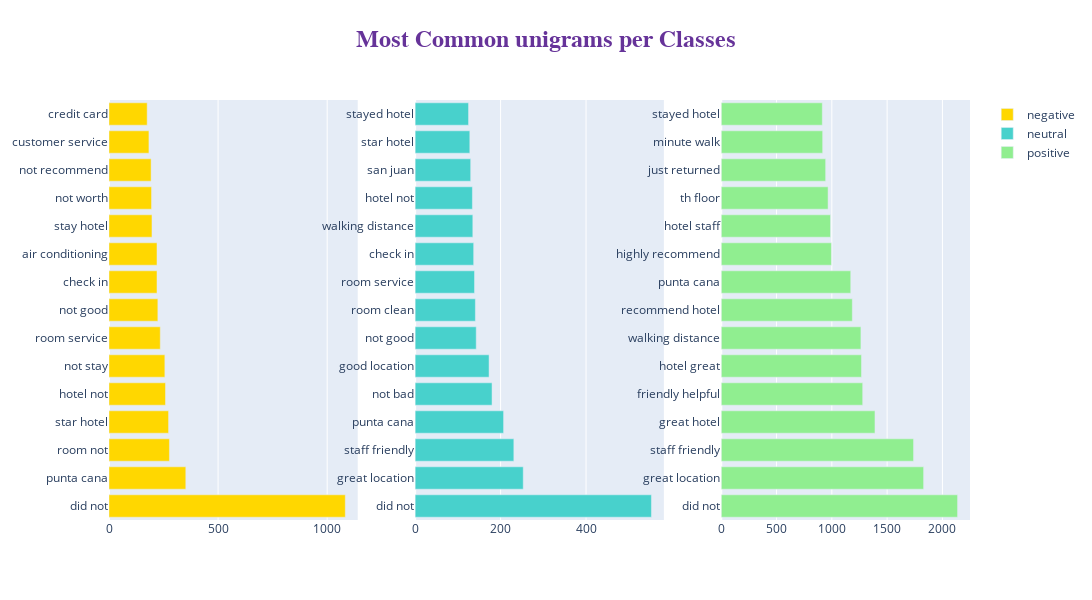

The cell this chart's notebook holds for it:
### Code cell
# unigram
fig = make_subplots(rows=1, cols=3)

title_ = ["negative", "neutral", "positive"]

for i in range(3):
    texts = df[df["label"] == i]['tokenized_review']

    new = texts.str.split()
    new = new.values.tolist()
    corpus = [word for i in new for word in i]
    top_n_bigrams = _get_top_ngram(texts, 2)[:15]
    x, y = map(list, zip(*top_n_bigrams))


    fig.add_trace(go.Bar(
                x=y,
                y=x,
                orientation='h', type="bar",
        name=title_[i], marker=dict(color=colors[i])), 1, i+1)
    

fig.update_layout(
    autosize=False,
    width=2000,
    height=600,title=dict(
        text='<b>Most Common unigrams per Classes</b>',
        x=0.5,
        y=0.95,
        font=dict(
        family="Courier New, monospace",
        size=24,
        color="RebeccaPurple"
        )
    ))      
fig.show()

### Figure 1 — Plotly figure (JSON) as saved in the notebook; plotly's stock layout.template omitted (floating-point values rounded to 4 significant figures)
{"data": [{"marker": {"color": "gold"}, "name": "negative", "orientation": "h", "type": "bar", "x": [1083, 352, 277, 273, 259, 256, 235, 224, 220, 220, 197, 195, 193, 183, 175], "xaxis": "x", "y": ["did not", "punta cana", "room not", "star hotel", "hotel not", "not stay", "room service", "not good", "check in", "air conditioning", "stay hotel", "not worth", "not recommend", "customer service", "credit card"], "yaxis": "y"}, {"marker": {"color": "mediumturquoise"}, "name": "neutral", "orientation": "h", "type": "bar", "x": [553, 253, 231, 207, 180, 173, 143, 141, 139, 137, 135, 134, 130, 128, 125], "xaxis": "x2", "y": ["did not", "great location", "staff friendly", "punta cana", "not bad", "good location", "not good", "room clean", "room service", "check in", "walking distance", "hotel not", "san juan", "star hotel", "stayed hotel"], "yaxis": "y2"}, {"marker": {"color": "lightgreen"}, "name": "positive", "orientation": "h", "type": "bar", "x": [2137, 1830, 1739, 1390, 1279, 1268, 1263, 1185, 1171, 996, 988, 966, 944, 917, 914], "xaxis": "x3", "y": ["did not", "great location", "staff friendly", "great hotel", "friendly helpful", "hotel great", "walking distance", "recommend hotel", "punta cana", "highly recommend", "hotel staff", "th floor", "just returned", "minute walk", "stayed hotel"], "yaxis": "y3"}], "layout": {"autosize": false, "height": 600, "title": {"font": {"color": "RebeccaPurple", "family": "Courier New, monospace", "size": 24}, "text": "<b>Most Common unigrams per Classes</b>", "x": 0.5, "y": 0.95}, "width": 2000, "xaxis": {"anchor": "y", "domain": [0, 0.2889]}, "xaxis2": {"anchor": "y2", "domain": [0.3556, 0.6444]}, "xaxis3": {"anchor": "y3", "domain": [0.7111, 1]}, "yaxis": {"anchor": "x", "domain": [0, 1]}, "yaxis2": {"anchor": "x2", "domain": [0, 1]}, "yaxis3": {"anchor": "x3", "domain": [0, 1]}}}
